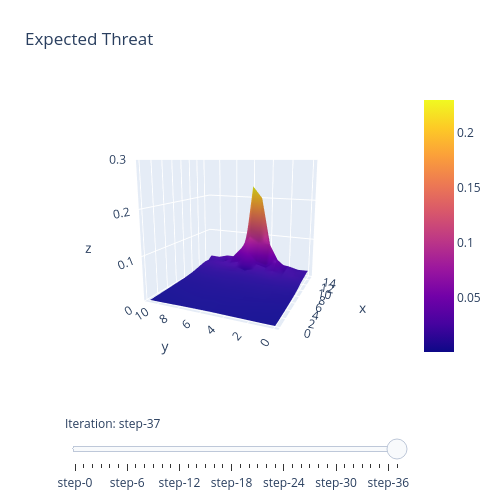

This figure's notebook cell:
### Code cell
import plotly.graph_objects as go

def visualize_surface_plots(xTModel):
    """Visualizes the surface plot of each iteration of the model.

    See https://plot.ly/python/sliders/ and https://karun.in/blog/expected-threat.html#visualizing-xt
    NOTE: y-axis is mirrored in plotly.
    """
    camera = dict(
        up=dict(x=0, y=0, z=1),
        center=dict(x=0, y=0, z=0),
        eye=dict(x=-2.25, y=-1, z=0.5),
    )

    max_z = np.around(xTModel.xT.max() + 0.05, decimals=1)

    layout = go.Layout(
        title="Expected Threat",
        autosize=True,
        width=500,
        height=500,
        margin=dict(l=65, r=50, b=65, t=90),
        scene=dict(
            camera=camera,
            aspectmode="auto",
            xaxis=dict(),
            yaxis=dict(),
            zaxis=dict(autorange=False, range=[0, max_z]),
        ),
    )

    fig = go.Figure(layout=layout)

    for i in xTModel.heatmaps:
        fig.add_trace(go.Surface(z=i))

    # Make last trace visible
    for i in range(len(fig.data) - 1):
        fig.data[i].visible = False
    fig.data[len(fig.data) - 1].visible = True

    # Create and add slider
    steps = []
    for i in range(len(fig.data)):
        step = dict(method="restyle", args=["visible", [False] * len(fig.data)])
        step["args"][1][i] = True  # Toggle i'th trace to "visible"
        steps.append(step)

    sliders = [
        dict(
            active=(len(fig.data) - 1),
            currentvalue={"prefix": "Iteration: "},
            pad={"t": 50},
            steps=steps,
        )
    ]

    fig.update_layout(sliders=sliders)
    fig.show()
    
visualize_surface_plots(xTModel)

### Figure 1 — Plotly figure (JSON) as saved in the notebook; plotly's stock layout.template omitted (floating-point values rounded to 4 significant figures; data arrays with more than 128 entries replaced by an {"elided": "..."} marker saying what was removed)
{"data": [{"type": "surface", "visible": false, "z": {"elided": "12x16 int values"}}, {"type": "surface", "visible": false, "z": {"elided": "12x16 float values"}}, {"type": "surface", "visible": false, "z": {"elided": "12x16 float values"}}, {"type": "surface", "visible": false, "z": {"elided": "12x16 float values"}}, {"type": "surface", "visible": false, "z": {"elided": "12x16 float values"}}, {"type": "surface", "visible": false, "z": {"elided": "12x16 float values"}}, {"type": "surface", "visible": false, "z": {"elided": "12x16 float values"}}, {"type": "surface", "visible": false, "z": {"elided": "12x16 float values"}}, {"type": "surface", "visible": false, "z": {"elided": "12x16 float values"}}, {"type": "surface", "visible": false, "z": {"elided": "12x16 float values"}}, {"type": "surface", "visible": false, "z": {"elided": "12x16 float values"}}, {"type": "surface", "visible": false, "z": {"elided": "12x16 float values"}}, {"type": "surface", "visible": false, "z": {"elided": "12x16 float values"}}, {"type": "surface", "visible": false, "z": {"elided": "12x16 float values"}}, {"type": "surface", "visible": false, "z": {"elided": "12x16 float values"}}, {"type": "surface", "visible": false, "z": {"elided": "12x16 float values"}}, {"type": "surface", "visible": false, "z": {"elided": "12x16 float values"}}, {"type": "surface", "visible": false, "z": {"elided": "12x16 float values"}}, {"type": "surface", "visible": false, "z": {"elided": "12x16 float values"}}, {"type": "surface", "visible": false, "z": {"elided": "12x16 float values"}}, {"type": "surface", "visible": false, "z": {"elided": "12x16 float values"}}, {"type": "surface", "visible": false, "z": {"elided": "12x16 float values"}}, {"type": "surface", "visible": false, "z": {"elided": "12x16 float values"}}, {"type": "surface", "visible": false, "z": {"elided": "12x16 float values"}}, {"type": "surface", "visible": false, "z": {"elided": "12x16 float values"}}, {"type": "surface", "visible": false, "z": {"elided": "12x16 float values"}}, {"type": "surface", "visible": false, "z": {"elided": "12x16 float values"}}, {"type": "surface", "visible": false, "z": {"elided": "12x16 float values"}}, {"type": "surface", "visible": false, "z": {"elided": "12x16 float values"}}, {"type": "surface", "visible": false, "z": {"elided": "12x16 float values"}}, {"type": "surface", "visible": false, "z": {"elided": "12x16 float values"}}, {"type": "surface", "visible": false, "z": {"elided": "12x16 float values"}}, {"type": "surface", "visible": false, "z": {"elided": "12x16 float values"}}, {"type": "surface", "visible": false, "z": {"elided": "12x16 float values"}}, {"type": "surface", "visible": false, "z": {"elided": "12x16 float values"}}, {"type": "surface", "visible": false, "z": {"elided": "12x16 float values"}}, {"type": "surface", "visible": false, "z": {"elided": "12x16 float values"}}, {"type": "surface", "visible": true, "z": {"elided": "12x16 float values"}}], "layout": {"autosize": true, "height": 500, "margin": {"b": 65, "l": 65, "r": 50, "t": 90}, "scene": {"aspectmode": "auto", "camera": {"center": {"x": 0, "y": 0, "z": 0}, "eye": {"x": -2.25, "y": -1, "z": 0.5}, "up": {"x": 0, "y": 0, "z": 1}}, "zaxis": {"autorange": false, "range": [0, 0.3]}}, "sliders": [{"active": 37, "currentvalue": {"prefix": "Iteration: "}, "pad": {"t": 50}, "steps": [{"args": ["visible", [true, false, false, false, false, false, false, false, false, false, false, false, false, false, false, false, false, false, false, false, false, false, false, false, false, false, false, false, false, false, false, false, false, false, false, false, false, false]], "method": "restyle"}, {"args": ["visible", [false, true, false, false, false, false, false, false, false, false, false, false, false, false, false, false, false, false, false, false, false, false, false, false, false, false, false, false, false, false, false, false, false, false, false, false, false, false]], "method": "restyle"}, {"args": ["visible", [false, false, true, false, false, false, false, false, false, false, false, false, false, false, false, false, false, false, false, false, false, false, false, false, false, false, false, false, false, false, false, false, false, false, false, false, false, false]], "method": "restyle"}, {"args": ["visible", [false, false, false, true, false, false, false, false, false, false, false, false, false, false, false, false, false, false, false, false, false, false, false, false, false, false, false, false, false, false, false, false, false, false, false, false, false, false]], "method": "restyle"}, {"args": ["visible", [false, false, false, false, true, false, false, false, false, false, false, false, false, false, false, false, false, false, false, false, false, false, false, false, false, false, false, false, false, false, false, false, false, false, false, false, false, false]], "method": "restyle"}, {"args": ["visible", [false, false, false, false, false, true, false, false, false, false, false, false, false, false, false, false, false, false, false, false, false, false, false, false, false, false, false, false, false, false, false, false, false, false, false, false, false, false]], "method": "restyle"}, {"args": ["visible", [false, false, false, false, false, false, true, false, false, false, false, false, false, false, false, false, false, false, false, false, false, false, false, false, false, false, false, false, false, false, false, false, false, false, false, false, false, false]], "method": "restyle"}, {"args": ["visible", [false, false, false, false, false, false, false, true, false, false, false, false, false, false, false, false, false, false, false, false, false, false, false, false, false, false, false, false, false, false, false, false, false, false, false, false, false, false]], "method": "restyle"}, {"args": ["visible", [false, false, false, false, false, false, false, false, true, false, false, false, false, false, false, false, false, false, false, false, false, false, false, false, false, false, false, false, false, false, false, false, false, false, false, false, false, false]], "method": "restyle"}, {"args": ["visible", [false, false, false, false, false, false, false, false, false, true, false, false, false, false, false, false, false, false, false, false, false, false, false, false, false, false, false, false, false, false, false, false, false, false, false, false, false, false]], "method": "restyle"}, {"args": ["visible", [false, false, false, false, false, false, false, false, false, false, true, false, false, false, false, false, false, false, false, false, false, false, false, false, false, false, false, false, false, false, false, false, false, false, false, false, false, false]], "method": "restyle"}, {"args": ["visible", [false, false, false, false, false, false, false, false, false, false, false, true, false, false, false, false, false, false, false, false, false, false, false, false, false, false, false, false, false, false, false, false, false, false, false, false, false, false]], "method": "restyle"}, {"args": ["visible", [false, false, false, false, false, false, false, false, false, false, false, false, true, false, false, false, false, false, false, false, false, false, false, false, false, false, false, false, false, false, false, false, false, false, false, false, false, false]], "method": "restyle"}, {"args": ["visible", [false, false, false, false, false, false, false, false, false, false, false, false, false, true, false, false, false, false, false, false, false, false, false, false, false, false, false, false, false, false, false, false, false, false, false, false, false, false]], "method": "restyle"}, {"args": ["visible", [false, false, false, false, false, false, false, false, false, false, false, false, false, false, true, false, false, false, false, false, false, false, false, false, false, false, false, false, false, false, false, false, false, false, false, false, false, false]], "method": "restyle"}, {"args": ["visible", [false, false, false, false, false, false, false, false, false, false, false, false, false, false, false, true, false, false, false, false, false, false, false, false, false, false, false, false, false, false, false, false, false, false, false, false, false, false]], "method": "restyle"}, {"args": ["visible", [false, false, false, false, false, false, false, false, false, false, false, false, false, false, false, false, true, false, false, false, false, false, false, false, false, false, false, false, false, false, false, false, false, false, false, false, false, false]], "method": "restyle"}, {"args": ["visible", [false, false, false, false, false, false, false, false, false, false, false, false, false, false, false, false, false, true, false, false, false, false, false, false, false, false, false, false, false, false, false, false, false, false, false, false, false, false]], "method": "restyle"}, {"args": ["visible", [false, false, false, false, false, false, false, false, false, false, false, false, false, false, false, false, false, false, true, false, false, false, false, false, false, false, false, false, false, false, false, false, false, false, false, false, false, false]], "method": "restyle"}, {"args": ["visible", [false, false, false, false, false, false, false, false, false, false, false, false, false, false, false, false, false, false, false, true, false, false, false, false, false, false, false, false, false, false, false, false, false, false, false, false, false, false]], "method": "restyle"}, {"args": ["visible", [false, false, false, false, false, false, false, false, false, false, false, false, false, false, false, false, false, false, false, false, true, false, false, false, false, false, false, false, false, false, false, false, false, false, false, false, false, false]], "method": "restyle"}, {"args": ["visible", [false, false, false, false, false, false, false, false, false, false, false, false, false, false, false, false, false, false, false, false, false, true, false, false, false, false, false, false, false, false, false, false, false, false, false, false, false, false]], "method": "restyle"}, {"args": ["visible", [false, false, false, false, false, false, false, false, false, false, false, false, false, false, false, false, false, false, false, false, false, false, true, false, false, false, false, false, false, false, false, false, false, false, false, false, false, false]], "method": "restyle"}, {"args": ["visible", [false, false, false, false, false, false, false, false, false, false, false, false, false, false, false, false, false, false, false, false, false, false, false, true, false, false, false, false, false, false, false, false, false, false, false, false, false, false]], "method": "restyle"}, {"args": ["visible", [false, false, false, false, false, false, false, false, false, false, false, false, false, false, false, false, false, false, false, false, false, false, false, false, true, false, false, false, false, false, false, false, false, false, false, false, false, false]], "method": "restyle"}, {"args": ["visible", [false, false, false, false, false, false, false, false, false, false, false, false, false, false, false, false, false, false, false, false, false, false, false, false, false, true, false, false, false, false, false, false, false, false, false, false, false, false]], "method": "restyle"}, {"args": ["visible", [false, false, false, false, false, false, false, false, false, false, false, false, false, false, false, false, false, false, false, false, false, false, false, false, false, false, true, false, false, false, false, false, false, false, false, false, false, false]], "method": "restyle"}, {"args": ["visible", [false, false, false, false, false, false, false, false, false, false, false, false, false, false, false, false, false, false, false, false, false, false, false, false, false, false, false, true, false, false, false, false, false, false, false, false, false, false]], "method": "restyle"}, {"args": ["visible", [false, false, false, false, false, false, false, false, false, false, false, false, false, false, false, false, false, false, false, false, false, false, false, false, false, false, false, false, true, false, false, false, false, false, false, false, false, false]], "method": "restyle"}, {"args": ["visible", [false, false, false, false, false, false, false, false, false, false, false, false, false, false, false, false, false, false, false, false, false, false, false, false, false, false, false, false, false, true, false, false, false, false, false, false, false, false]], "method": "restyle"}, {"args": ["visible", [false, false, false, false, false, false, false, false, false, false, false, false, false, false, false, false, false, false, false, false, false, false, false, false, false, false, false, false, false, false, true, false, false, false, false, false, false, false]], "method": "restyle"}, {"args": ["visible", [false, false, false, false, false, false, false, false, false, false, false, false, false, false, false, false, false, false, false, false, false, false, false, false, false, false, false, false, false, false, false, true, false, false, false, false, false, false]], "method": "restyle"}, {"args": ["visible", [false, false, false, false, false, false, false, false, false, false, false, false, false, false, false, false, false, false, false, false, false, false, false, false, false, false, false, false, false, false, false, false, true, false, false, false, false, false]], "method": "restyle"}, {"args": ["visible", [false, false, false, false, false, false, false, false, false, false, false, false, false, false, false, false, false, false, false, false, false, false, false, false, false, false, false, false, false, false, false, false, false, true, false, false, false, false]], "method": "restyle"}, {"args": ["visible", [false, false, false, false, false, false, false, false, false, false, false, false, false, false, false, false, false, false, false, false, false, false, false, false, false, false, false, false, false, false, false, false, false, false, true, false, false, false]], "method": "restyle"}, {"args": ["visible", [false, false, false, false, false, false, false, false, false, false, false, false, false, false, false, false, false, false, false, false, false, false, false, false, false, false, false, false, false, false, false, false, false, false, false, true, false, false]], "method": "restyle"}, {"args": ["visible", [false, false, false, false, false, false, false, false, false, false, false, false, false, false, false, false, false, false, false, false, false, false, false, false, false, false, false, false, false, false, false, false, false, false, false, false, true, false]], "method": "restyle"}, {"args": ["visible", [false, false, false, false, false, false, false, false, false, false, false, false, false, false, false, false, false, false, false, false, false, false, false, false, false, false, false, false, false, false, false, false, false, false, false, false, false, true]], "method": "restyle"}]}], "title": {"text": "Expected Threat"}, "width": 500}}
